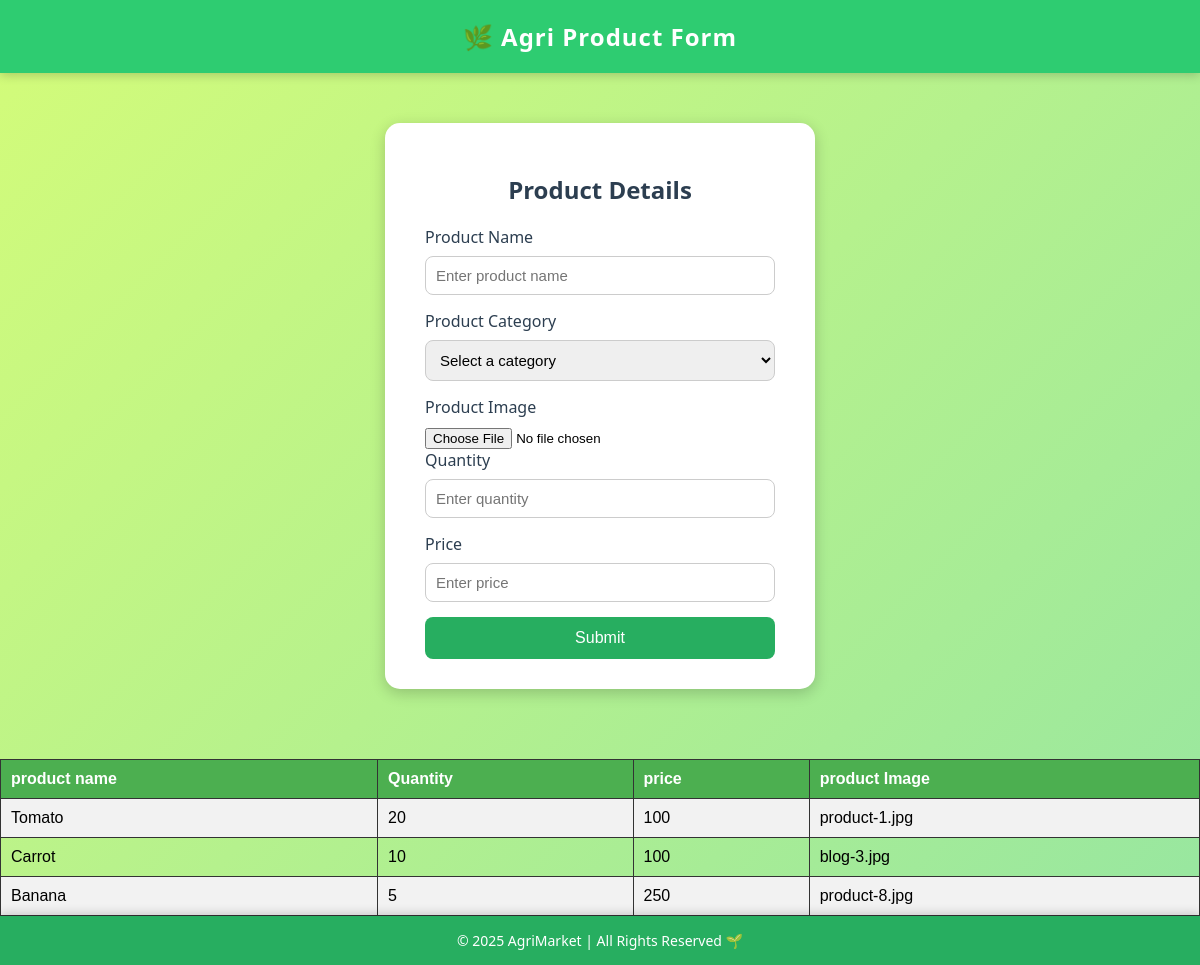
Screenshot of /addproduct (signed in) with the database file from the repository.
### app/models.py (models this page shows, shortened)
class Product(models.Model):
    farmer_id=models.ForeignKey(Customuser,on_delete=models.CASCADE)
    product_name=models.CharField(max_length=100)
    product_category=models.CharField(max_length=100)
    product_image=models.ImageField()
    quantity=models.IntegerField()
    price=models.IntegerField()

### app/views.py (the view)
# urls.py: path('addproduct',views.addproduct,name='addproduct'),
def addproduct(request):
    if request.method=='POST':
        farmer_id=Customuser.objects.get(id=request.user.id)
        product_name=request.POST.get('product_name')
        product_category=request.POST.get('product_category')
        product_image=request.FILES['product_image']
        quantity=request.POST.get('quantity')
        price=request.POST.get('price')
        data=Product(farmer_id=farmer_id,product_name=product_name,product_category=product_category,product_image=product_image,quantity=quantity,price=price)
        data.save()
        return redirect('farmer_home2')
    else :
        a=Product.objects.filter(farmer_id=request.user.id)
        return render(request,'addproduct.html',{'a':a})

### templates/Addproduct.html (shortened to what this page needs)
<!DOCTYPE html>
<html lang="en">
<head>
</head>
<body>
    <header>
        🌿 Agri Product Form
    </header>
    <form action="{% url 'addproduct' %}" method="post" enctype="multipart/form-data">
        <h2>Product Details</h2>
        <label for="product">Product Name</label>
        <input type="text" name="product_name" id="product" placeholder="Enter product name">
        <label for="category">Product Category</label>
        <select id="category" name="product_category">
            <option value="" disabled selected hidden>Select a category</option>
        </select>
        <label for="img">Product Image</label>
        <input type="file" name="product_image" id="img">
        <label for="quantity">Quantity</label>
        <input type="number" name="quantity" id="quantity" placeholder="Enter quantity">
        <label for="price">Price</label>
        <input type="number" name="price" id="price" placeholder="Enter price">
        <input type="submit" value="Submit">
    </form>
    <table>
        <tr>
            <th>product name</th>
            <th>Quantity</th>
            <th>price</th>
            <th>product Image</th>
        </tr>
        {% for i in a %}
        <tr>
            <td>{{i.product_name}}</td>
            <td>{{i.quantity}}</td>
            <td>{{i.price}}</td>
            <td>{{i.product_image}}</td>
        </tr>
        {% endfor %}
    </table>
    <footer>
        © 2025 AgriMarket | All Rights Reserved 🌱
    </footer>
</body>
</html>

### templates/Addproduct.html (style rules this page uses)
body { font-family: 'Segoe UI', Tahoma, Geneva, Verdana, sans-serif; background: linear-gradient(135deg, #d4fc79, #96e6a1); margin: 0; padding: 0; display: flex; flex-direction: column; min-height: 100vh; }
header { background-color: #2ecc71; color: white; text-align: center; padding: 20px 0; font-size: 24px; font-weight: bold; letter-spacing: 1px; box-shadow: 0px 2px 10px rgba(0, 0, 0, 0.2); }
footer { background-color: #27ae60; color: white; text-align: center; padding: 15px 0; font-size: 14px; margin-top: auto; box-shadow: 0px -2px 10px rgba(0, 0, 0, 0.2); }
form { background-color: white; padding: 30px 40px; border-radius: 15px; box-shadow: 0px 4px 15px rgba(0, 0, 0, 0.2); width: 350px; margin: 50px auto; }
h2 { text-align: center; color: #2c3e50; margin-bottom: 20px; }
label { display: block; margin-bottom: 8px; color: #2c3e50; font-weight: 500; }
input[type="text"], input[type="number"], select { width: 100%; padding: 10px; border: 1px solid #ccc; border-radius: 8px; margin-bottom: 15px; box-sizing: border-box; font-size: 15px; }
input[type="submit"] { width: 100%; background-color: #27ae60; color: white; border: none; padding: 12px; border-radius: 8px; font-size: 16px; cursor: pointer; transition: background 0.3s ease; }
table { width: 100%; border-collapse: collapse; margin-top: 20px; font-family: Arial, sans-serif; }
th, td { border: 1px solid #333; padding: 10px; text-align: left; }
th { background-color: #4CAF50; color: white; font-weight: bold; }
tr:nth-child(even) { background-color: #f2f2f2; }

### rows the page displays
Product: product_name "Tomato", quantity "20", price "100", product_image "product-1.jpg"
Product: product_name "Carrot", quantity "10", price "100", product_image "blog-3.jpg"
Product: product_name "Banana", quantity "5", price "250", product_image "product-8.jpg"
